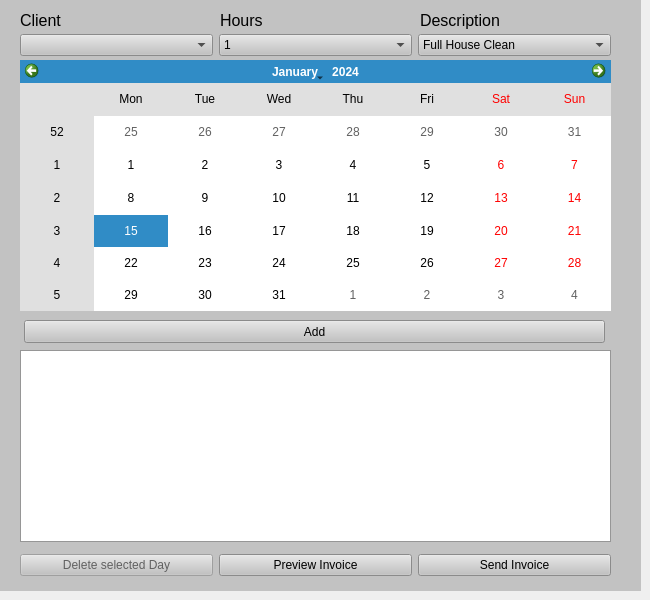
   <widget class="QWidget" name="tab">
    <attribute name="title">
     <string>Invoice</string>
    </attribute>
    <widget class="QFrame" name="frame">
     <property name="geometry">
      <rect>
       <x>0</x>
       <y>0</y>
       <width>641</width>
       <height>591</height>
      </rect>
     </property>
     <property name="palette">
      <palette>
       <active>
        <colorrole role="WindowText">
         <brush brushstyle="SolidPattern">
          <color alpha="255">
           <red>0</red>
           <green>0</green>
           <blue>0</blue>
          </color>
         </brush>
        </colorrole>
        <colorrole role="Button">
         <brush brushstyle="SolidPattern">
          <color alpha="255">
           <red>194</red>
           <green>194</green>
           <blue>194</blue>
          </color>
         </brush>
        </colorrole>
        <colorrole role="Light">
         <brush brushstyle="SolidPattern">
          <color alpha="255">
           <red>255</red>
           <green>255</green>
           <blue>255</blue>
          </color>
         </brush>
        </colorrole>
        <colorrole role="Midlight">
         <brush brushstyle="SolidPattern">
          <color alpha="255">
           <red>224</red>
           <green>224</green>
           <blue>224</blue>
          </color>
         </brush>
        </colorrole>
        <colorrole role="Dark">
         <brush brushstyle="SolidPattern">
          <color alpha="255">
           <red>97</red>
           <green>97</green>
           <blue>97</blue>
          </color>
         </brush>
        </colorrole>
        <colorrole role="Mid">
         <brush brushstyle="SolidPattern">
          <color alpha="255">
           <red>129</red>
           <green>129</green>
           <blue>129</blue>
          </color>
         </brush>
        </colorrole>
        <colorrole role="Text">
         <brush brushstyle="SolidPattern">
          <color alpha="255">
           <red>0</red>
           <green>0</green>
           <blue>0</blue>
          </color>
         </brush>
        </colorrole>
        <colorrole role="BrightText">
         <brush brushstyle="SolidPattern">
          <color alpha="255">
           <red>255</red>
           <green>255</green>
           <blue>255</blue>
          </color>
         </brush>
        </colorrole>
        <colorrole role="ButtonText">
         <brush brushstyle="SolidPattern">
          <color alpha="255">
           <red>0</red>
           <green>0</green>
           <blue>0</blue>
          </color>
         </brush>
        </colorrole>
        <colorrole role="Base">
         <brush brushstyle="SolidPattern">
          <color alpha="255">
           <red>255</red>
           <green>255</green>
           <blue>255</blue>
          </color>
         </brush>
        </colorrole>
        <colorrole role="Window">
         <brush brushstyle="SolidPattern">
          <color alpha="255">
           <red>194</red>
           <green>194</green>
           <blue>194</blue>
          </color>
         </brush>
        </colorrole>
        <colorrole role="Shadow">
         <brush brushstyle="SolidPattern">
          <color alpha="255">
           <red>0</red>
           <green>0</green>
           <blue>0</blue>
          </color>
         </brush>
        </colorrole>
        <colorrole role="AlternateBase">
         <brush brushstyle="SolidPattern">
          <color alpha="255">
           <red>224</red>
           <green>224</green>
           <blue>224</blue>
          </color>
         </brush>
        </colorrole>
        <colorrole role="ToolTipBase">
         <brush brushstyle="SolidPattern">
          <color alpha="255">
           <red>255</red>
           <green>255</green>
           <blue>220</blue>
          </color>
         </brush>
        </colorrole>
        <colorrole role="ToolTipText">
         <brush brushstyle="SolidPattern">
          <color alpha="255">
           <red>0</red>
           <green>0</green>
           <blue>0</blue>
          </color>
         </brush>
        </colorrole>
       </active>
       <inactive>
        <colorrole role="WindowText">
         <brush brushstyle="SolidPattern">
          <color alpha="255">
           <red>0</red>
           <green>0</green>
           <blue>0</blue>
          </color>
         </brush>
        </colorrole>
        <colorrole role="Button">
         <brush brushstyle="SolidPattern">
          <color alpha="255">
           <red>194</red>
           <green>194</green>
           <blue>194</blue>
          </color>
         </brush>
        </colorrole>
        <colorrole role="Light">
         <brush brushstyle="SolidPattern">
          <color alpha="255">
           <red>255</red>
           <green>255</green>
           <blue>255</blue>
          </color>
         </brush>
        </colorrole>
        <colorrole role="Midlight">
         <brush brushstyle="SolidPattern">
          <color alpha="255">
           <red>224</red>
           <green>224</green>
           <blue>224</blue>
          </color>
         </brush>
        </colorrole>
        <colorrole role="Dark">
         <brush brushstyle="SolidPattern">
          <color alpha="255">
           <red>97</red>
           <green>97</green>
           <blue>97</blue>
          </color>
         </brush>
        </colorrole>
        <colorrole role="Mid">
         <brush brushstyle="SolidPattern">
          <color alpha="255">
           <red>129</red>
           <green>129</green>
           <blue>129</blue>
          </color>
         </brush>
        </colorrole>
        <colorrole role="Text">
         <brush brushstyle="SolidPattern">
          <color alpha="255">
           <red>0</red>
           <green>0</green>
           <blue>0</blue>
          </color>
         </brush>
        </colorrole>
        <colorrole role="BrightText">
         <brush brushstyle="SolidPattern">
          <color alpha="255">
           <red>255</red>
           <green>255</green>
           <blue>255</blue>
          </color>
         </brush>
        </colorrole>
        <colorrole role="ButtonText">
         <brush brushstyle="SolidPattern">
          <color alpha="255">
           <red>0</red>
           <green>0</green>
           <blue>0</blue>
          </color>
         </brush>
        </colorrole>
        <colorrole role="Base">
         <brush brushstyle="SolidPattern">
          <color alpha="255">
           <red>255</red>
           <green>255</green>
           <blue>255</blue>
          </color>
         </brush>
        </colorrole>
        <colorrole role="Window">
         <brush brushstyle="SolidPattern">
          <color alpha="255">
           <red>194</red>
           <green>194</green>
           <blue>194</blue>
          </color>
         </brush>
        </colorrole>
        <colorrole role="Shadow">
         <brush brushstyle="SolidPattern">
          <color alpha="255">
           <red>0</red>
           <green>0</green>
           <blue>0</blue>
          </color>
         </brush>
        </colorrole>
        <colorrole role="AlternateBase">
         <brush brushstyle="SolidPattern">
          <color alpha="255">
           <red>224</red>
           <green>224</green>
           <blue>224</blue>
          </color>
         </brush>
        </colorrole>
        <colorrole role="ToolTipBase">
         <brush brushstyle="SolidPattern">
          <color alpha="255">
           <red>255</red>
           <green>255</green>
           <blue>220</blue>
          </color>
         </brush>
        </colorrole>
        <colorrole role="ToolTipText">
         <brush brushstyle="SolidPattern">
          <color alpha="255">
           <red>0</red>
           <green>0</green>
           <blue>0</blue>
          </color>
         </brush>
        </colorrole>
       </inactive>
       <disabled>
        <colorrole role="WindowText">
         <brush brushstyle="SolidPattern">
          <color alpha="255">
           <red>97</red>
           <green>97</green>
           <blue>97</blue>
          </color>
         </brush>
        </colorrole>
        <colorrole role="Button">
         <brush brushstyle="SolidPattern">
          <color alpha="255">
           <red>194</red>
           <green>194</green>
           <blue>194</blue>
          </color>
         </brush>
        </colorrole>
        <colorrole role="Light">
         <brush brushstyle="SolidPattern">
          <color alpha="255">
           <red>255</red>
           <green>255</green>
           <blue>255</blue>
          </color>
         </brush>
        </colorrole>
        <colorrole role="Midlight">
         <brush brushstyle="SolidPattern">
          <color alpha="255">
           <red>224</red>
           <green>224</green>
           <blue>224</blue>
          </color>
         </brush>
        </colorrole>
        <colorrole role="Dark">
         <brush brushstyle="SolidPattern">
          <color alpha="255">
           <red>97</red>
           <green>97</green>
           <blue>97</blue>
          </color>
         </brush>
        </colorrole>
        <colorrole role="Mid">
         <brush brushstyle="SolidPattern">
          <color alpha="255">
           <red>129</red>
           <green>129</green>
           <blue>129</blue>
          </color>
         </brush>
        </colorrole>
        <colorrole role="Text">
         <brush brushstyle="SolidPattern">
          <color alpha="255">
           <red>97</red>
           <green>97</green>
           <blue>97</blue>
          </color>
         </brush>
        </colorrole>
        <colorrole role="BrightText">
         <brush brushstyle="SolidPattern">
          <color alpha="255">
           <red>255</red>
           <green>255</green>
           <blue>255</blue>
          </color>
         </brush>
        </colorrole>
        <colorrole role="ButtonText">
         <brush brushstyle="SolidPattern">
          <color alpha="255">
           <red>97</red>
           <green>97</green>
           <blue>97</blue>
          </color>
         </brush>
        </colorrole>
        <colorrole role="Base">
         <brush brushstyle="SolidPattern">
          <color alpha="255">
           <red>194</red>
           <green>194</green>
           <blue>194</blue>
          </color>
         </brush>
        </colorrole>
        <colorrole role="Window">
         <brush brushstyle="SolidPattern">
          <color alpha="255">
           <red>194</red>
           <green>194</green>
           <blue>194</blue>
          </color>
         </brush>
        </colorrole>
        <colorrole role="Shadow">
         <brush brushstyle="SolidPattern">
          <color alpha="255">
           <red>0</red>
           <green>0</green>
           <blue>0</blue>
          </color>
         </brush>
        </colorrole>
        <colorrole role="AlternateBase">
         <brush brushstyle="SolidPattern">
          <color alpha="255">
           <red>194</red>
           <green>194</green>
           <blue>194</blue>
          </color>
         </brush>
        </colorrole>
        <colorrole role="ToolTipBase">
         <brush brushstyle="SolidPattern">
          <color alpha="255">
           <red>255</red>
           <green>255</green>
           <blue>220</blue>
          </color>
         </brush>
        </colorrole>
        <colorrole role="ToolTipText">
         <brush brushstyle="SolidPattern">
          <color alpha="255">
           <red>0</red>
           <green>0</green>
           <blue>0</blue>
          </color>
         </brush>
        </colorrole>
       </disabled>
      </palette>
     </property>
     <property name="autoFillBackground">
      <bool>true</bool>
     </property>
     <property name="frameShape">
      <enum>QFrame::NoFrame</enum>
     </property>
     <property name="frameShadow">
      <enum>QFrame::Plain</enum>
     </property>
     <widget class="QCalendarWidget" name="calendarWidget">
      <property name="geometry">
       <rect>
        <x>20</x>
        <y>60</y>
        <width>591</width>
        <height>251</height>
       </rect>
      </property>
     </widget>
     <widget class="QTableWidget" name="Day_table">
      <property name="geometry">
       <rect>
        <x>20</x>
        <y>350</y>
        <width>591</width>
        <height>192</height>
       </rect>
      </property>
      <attribute name="horizontalHeaderVisible">
       <bool>false</bool>
      </attribute>
      <attribute name="verticalHeaderVisible">
       <bool>false</bool>
      </attribute>
      <column>
       <property name="text">
        <string>Clean No</string>
       </property>
      </column>
      <column>
       <property name="text">
        <string>Client</string>
       </property>
      </column>
      <column>
       <property name="text">
        <string>Hours</string>
       </property>
      </column>
      <column>
       <property name="text">
        <string>Date</string>
       </property>
      </column>
      <column>
       <property name="text">
        <string>Description</string>
       </property>
      </column>
     </widget>
     <widget class="QLabel" name="label">
      <property name="geometry">
       <rect>
        <x>20</x>
        <y>10</y>
        <width>121</width>
        <height>21</height>
       </rect>
      </property>
      <property name="font">
       <font>
        <pointsize>12</pointsize>
       </font>
      </property>
      <property name="text">
       <string>Client</string>
      </property>
     </widget>
     <widget class="QLabel" name="label_2">
      <property name="geometry">
       <rect>
        <x>220</x>
        <y>10</y>
        <width>121</width>
        <height>21</height>
       </rect>
      </property>
      <property name="font">
       <font>
        <pointsize>12</pointsize>
       </font>
      </property>
      <property name="text">
       <string>Hours</string>
      </property>
     </widget>
     <widget class="QLabel" name="label_3">
      <property name="geometry">
       <rect>
        <x>420</x>
        <y>10</y>
        <width>121</width>
        <height>21</height>
       </rect>
      </property>
      <property name="font">
       <font>
        <pointsize>12</pointsize>
       </font>
      </property>
      <property name="text">
       <string>Description</string>
      </property>
     </widget>
     <widget class="QWidget" name="horizontalLayoutWidget">
      <property name="geometry">
       <rect>
        <x>20</x>
        <y>540</y>
        <width>591</width>
        <height>51</height>
       </rect>
      </property>
      <layout class="QHBoxLayout" name="horizontalLayout">
       <item>
        <widget class="QPushButton" name="Delete_Day">
         <property name="enabled">
          <bool>false</bool>
         </property>
         <property name="text">
          <string>Delete selected Day</string>
         </property>
        </widget>
       </item>
       <item>
        <widget class="QPushButton" name="Preview">
         <property name="text">
          <string>Preview Invoice</string>
         </property>
        </widget>
       </item>
       <item>
        <widget class="QPushButton" name="Send">
         <property name="text">
          <string>Send Invoice</string>
         </property>
        </widget>
       </item>
      </layout>
     </widget>
     <widget class="QPushButton" name="Add_Clean">
      <property name="geometry">
       <rect>
        <x>24</x>
        <y>320</y>
        <width>581</width>
        <height>23</height>
       </rect>
      </property>
      <property name="text">
       <string>Add</string>
      </property>
     </widget>
     <widget class="QWidget" name="horizontalLayoutWidget_2">
      <property name="geometry">
       <rect>
        <x>20</x>
        <y>30</y>
        <width>591</width>
        <height>31</height>
       </rect>
      </property>
      <layout class="QHBoxLayout" name="horizontalLayout_2">
       <item>
        <widget class="QComboBox" name="Client_Box">
         <property name="enabled">
          <bool>true</bool>
         </property>
        </widget>
       </item>
       <item>
        <widget class="QComboBox" name="No_Hrs_Box">
         <item>
          <property name="text">
           <string>1</string>
          </property>
         </item>
         <item>
          <property name="text">
           <string>1.5</string>
          </property>
         </item>
         <item>
          <property name="text">
           <string>2</string>
          </property>
         </item>
         <item>
          <property name="text">
           <string>2.5</string>
          </property>
         </item>
         <item>
          <property name="text">
           <string>3</string>
          </property>
         </item>
         <item>
          <property name="text">
           <string>3.5</string>
          </property>
         </item>
         <item>
          <property name="text">
           <string>4</string>
          </property>
         </item>
         <item>
          <property name="text">
           <string>4.5</string>
          </property>
         </item>
         <item>
          <property name="text">
           <string>5</string>
          </property>
         </item>
         <item>
          <property name="text">
           <string>5.5</string>
          </property>
         </item>
        </widget>
       </item>
       <item>
        <widget class="QComboBox" name="Description">
         <item>
          <property name="text">
           <string>Full House Clean</string>
          </property>
         </item>
         <item>
          <property name="text">
           <string>Deep Clean</string>
          </property>
         </item>
        </widget>
       </item>
      </layout>
     </widget>
    </widget>
   </widget>
